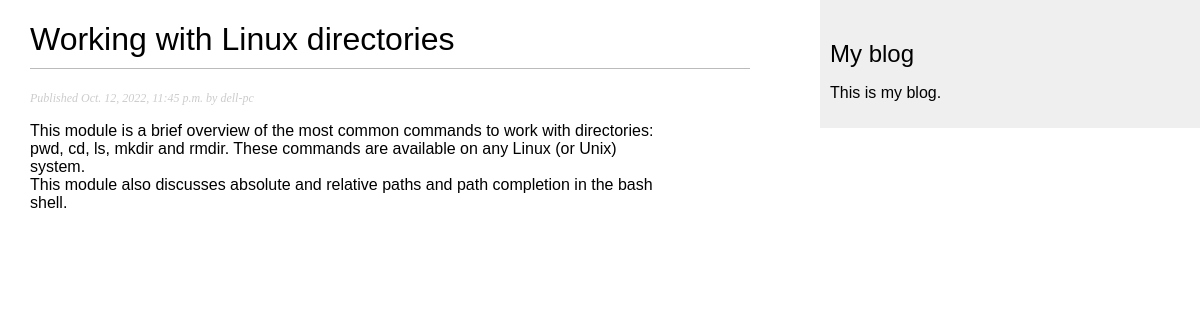
The app's page /blog/2022/10/12/working-with-linux-directories/ with its own data.
### blog_app/models.py (models this page shows, shortened)
class Post(models.Model):
    STATUS_CHOICES = (('draft', 'Draft'), ('published', 'Published'), )
    title = models.CharField(max_length=250)
    slug = models.SlugField(max_length=250, unique_for_date='publish')
    author = models.ForeignKey(User, related_name='blog_posts', on_delete = models.CASCADE)
    body = models.TextField()
    publish = models.DateTimeField(default=timezone.now)
    created = models.DateTimeField(auto_now_add=True)
    updated = models.DateTimeField(auto_now=True)
    status = models.CharField(max_length=10, choices=STATUS_CHOICES, default='draft')
    objects = models.Manager() # The default manager.
    published = PublishedManager() # Our custom manager.
    class Meta:
        ordering = ('-publish',)

### blog_app/views.py (the view)
# urls.py: re_path(r'^(?P<year>\d{4})/(?P<month>\d{2})/(?P<day>\d{2})/'r'(?P<post>[-\w]+)/$', views.post_detail, name='post_detail'),
def post_detail(request, year, month, day, post):
    post = get_object_or_404(Post, slug=post, status='published', publish__year=year, publish__month=month, publish__day=day)
    return render(request, 'blog_app/post/detail.html', {'post': post})

### blog_app/templates/blog_app/post/detail.html (shortened to what this page needs)
{% extends "blog_app/base.html" %}
{% block content %}
 <h1>{{ post.title }}</h1>
 <p class="date">
 Published {{ post.publish }} by {{ post.author }}
 </p>
 {{ post.body|linebreaks }}
{% endblock %}

### blog_app/static/css/blog.css (style rules this page uses)
body { margin:0; padding:0; font-family:helvetica, sans-serif; }
h1 { font-weight:normal; border-bottom:1px solid #bbb; padding:0 0 10px 0; }
p.date { color:#ccc; font-family: georgia, serif; font-size: 12px; font-style: italic; }

### records on screen
Post: title "Working with Linux directories", publish "Oct. 12, 2022, 11:45 p.m.", author "dell-pc", body "This module is a brief overview of the most common commands to work with directories: pwd, cd, ls, mkdir and rmdir. These commands are available on any Linux (or Unix) system. This module also discusses absolute and relative paths and path completion in the bash shell."
